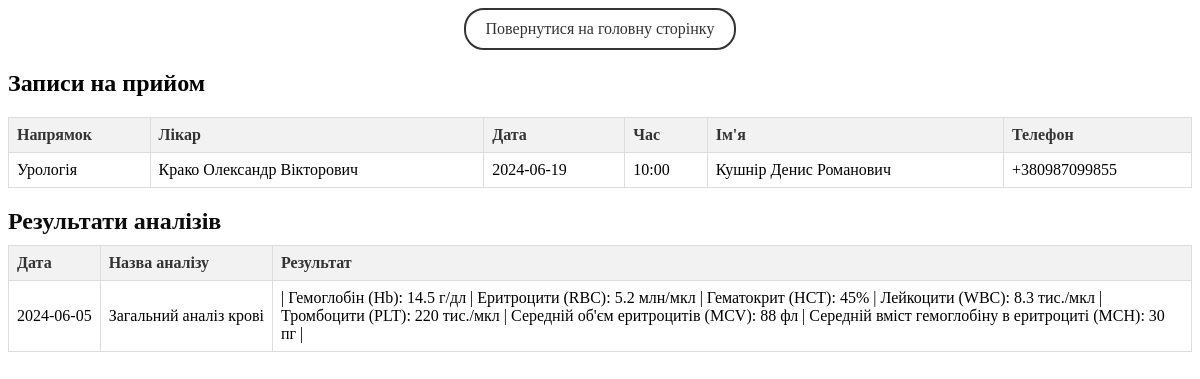
The page /user-account.php (signed in) on the database its author committed.
### tables this page shows
CREATE TABLE `appointments` (
  `direction` varchar(255) NOT NULL,
  `doctor` varchar(255) NOT NULL,
  `date` date NOT NULL,
  `time` varchar(255) NOT NULL,
  `name` varchar(255) NOT NULL,
  `phone` varchar(2552) NOT NULL
);

CREATE TABLE `analysis_result` (
  `NameUser` varchar(255) NOT NULL,
  `analysisDate` varchar(255) NOT NULL,
  `analysisName` varchar(255) NOT NULL,
  `result` varchar(255) NOT NULL
);

### user-account.php (the view, shortened to what this page needs)
<!DOCTYPE html>
<html lang="en">
<head>
<link rel="stylesheet" href="https://cdnjs.cloudflare.com/ajax/libs/font-awesome/5.15.4/css/all.min.css">
</head>
<body>
<?php
include 'connect.php';
echo "<div class='center'>
        <a href='index.php' class='home-link'>Повернутися на головну сторінку</a>
    </div>";
$NameUser = $_SESSION['NameUser'];
$appointmentQuery = mysqli_query($mysqli, "SELECT * FROM `appointments` WHERE name='$NameUser'");
echo "<div class='appointments'>
        <h2>Записи на прийом</h2>
        <table class='table-zapys'>
            <tr>
                <th>Напрямок</th>
                <th>Лікар</th>
                <th>Дата</th>
                <th>Час</th>
                <th>Ім'я</th>
                <th>Телефон</th>
            </tr>";
while($row = mysqli_fetch_assoc($appointmentQuery)) {
    echo "<tr>
            <td>".$row['direction']."</td>
            <td>".$row['doctor']."</td>
            <td>".$row['date']."</td>
            <td>".$row['time']."</td>
            <td>".$row['name']."</td>
            <td>".$row['phone']."</td>
          </tr>";
}
echo "</table>
      </div>";
$analysisQuery = mysqli_query($mysqli, "SELECT * FROM `analysis_result` WHERE NameUser='$NameUser'");
echo "<div class='analysis'>
        <h2>Результати аналізів</h2>
        <table class='analysis-table'>
            <tr>
                <th>Дата</th>
                <th>Назва аналізу</th>
                <th>Результат</th>
            </tr>";
while($row = mysqli_fetch_assoc($analysisQuery)) {
    echo "<tr>
            <td>".$row['analysisDate']."</td>
            <td>".$row['analysisName']."</td>
            <td>".$row['result']."</td>
          </tr>";
}
echo "</table>
      </div>";
?>
</body>
</html>

### user-account.php (style rules this page uses)
.center { display: flex; justify-content: center; align-items: center; margin-bottom: 20px; }
.home-link { display: inline-block; padding: 10px 20px; background-color: transparent; color: #333; border: 2px solid #333; border-radius: 20px; text-decoration: none; transition: background-color 0.3s, color 0.3s, border-color 0.3s; }
.analysis { margin-top: 20px; }
.analysis h2 { margin-bottom: 10px; color: #0c0c0c; }
.analysis-table { white-space: nowrap; }
.analysis-table th, .analysis-table td { padding: 8px; }
.analysis-table { width: 100%; border-collapse: collapse; }
.analysis-table th, .analysis-table td { padding: 8px; border: 1px solid #ddd; }
.analysis-table th { background-color: #f2f2f2; }
.analysis-table td:nth-child(3) { white-space: normal; }
table { width: 100%; border-collapse: collapse; }
table th, table td { padding: 10px; border-bottom: 1px solid #ddd; text-align: left; }
table th { background-color: #f2f2f2; color: #333; }
.table-zapys th, .table-zapys td { padding: 8px; border: 1px solid #ddd; }

### rows shown on the page
appointments: direction "Урологія", doctor "Крако Олександр Вікторович", date "2024-06-19", time "10:00", name "Кушнір Денис Романович", phone "+380987099855"
analysis_result: analysisDate "2024-06-05", analysisName "Загальний аналіз крові", result "| Гемоглобін (Hb): 14.5 г/дл | Еритроцити (RBC): 5.2 млн/мкл | Гематокрит (HCT): 45% | Лейкоцити (WBC): 8.3 тис./мкл | Тромбоцити (PLT): 220 тис./мкл | Середній об'єм еритроцитів (MCV): 88 фл | Середній вміст гемоглобіну в еритроциті (MCH): 30 пг |"
